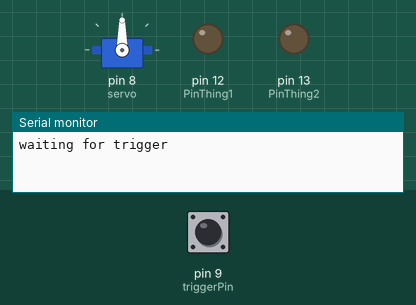
A sketch run on a simulated Arduino Uno, built with avr-gcc and run on an emulated ATmega328P. Parts: servo, output pins drawn as LEDs (lit = HIGH), the last lines printed to the serial monitor. The inputs (shaded band) are chosen by the test bench; at power-on: pin 9 (triggerPin) HIGH.

Above: at 1.2 s.
1.3 s: pin 9 (triggerPin) pulled LOW for 0.15 s
At 6.2 s:
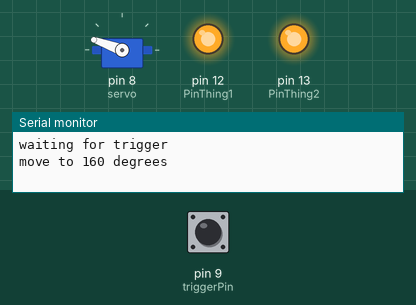
At 15.3 s:
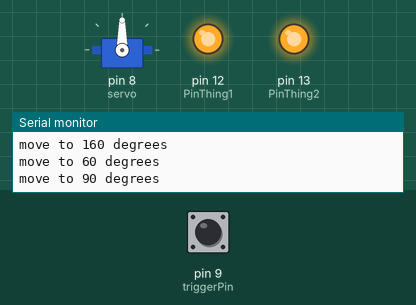
Timing chart, 0 to 30.7 s (numbered marks = the images above; inputs shaded):
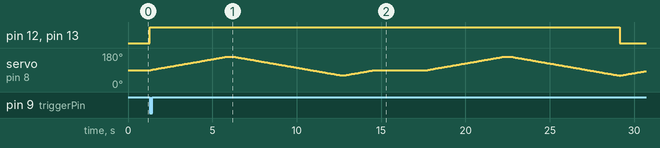

The sketch:

ServoAnimatronic.ino
```cpp
#include <VarSpeedServo.h>

VarSpeedServo servo;
# define PinThing1       12
# define PinThing2       13
enum states
{
  WAIT_FOR_TRIGGER,
  MOVE_TO_160_DEGREES,
  WAIT1,
  MOVE_TO_60_DEGREES,
  WAIT2,
  WAIT3,
  MOVE_TO_90_DEGREES,
};

const unsigned long wait1Period = 5000;
const unsigned long wait2Period = 5000;
const unsigned long wait3Period = 5000;
const unsigned long movementPeriod = 30000;
unsigned long currentTime;
unsigned long shortPeriodStartTime;
unsigned long movementPeriodStartTime;

byte currentState = WAIT_FOR_TRIGGER;
const byte triggerPin = 9;
const int servoPin = 8;
int pos = 90;
void setup()
{
  Serial.begin(115200);
  pinMode(triggerPin, INPUT_PULLUP);
  Serial.println("waiting for trigger");
  servo.attach(8);
    digitalWrite (PinThing1,    LOW);
    pinMode(PinThing2, OUTPUT);
    pinMode(PinThing1, OUTPUT);
}
// -----------------------------------------------------------------------------
struct Timer {
    byte           pin;
    unsigned long  duration;
    bool           on;
};

Timer timers [] = {
    { PinThing1, 27000 },
    { PinThing2,    27000 }
};

#define N_TIMERS    (sizeof(timers)/sizeof(Timer))

// -----------------------------------------------------------------------------
void loop()
{static unsigned long msecLst;
           unsigned long msec = millis ();

    // enable timed outputs
    if (digitalRead (triggerPin) == LOW)  {
        msecLst = msec;
        for (unsigned n = 0; n < N_TIMERS; n++)  {
            timers [n].on = true;
            digitalWrite (timers [n].pin, HIGH);
        }
    }

    // turn off timed outputs when duration expired
    Timer *t = timers;
    for (unsigned n = 0; n < N_TIMERS; n++, t++)  {
        if (t->on && (msec - msecLst) > t->duration)  {
            digitalWrite (t->pin, LOW);
            t->on = false;
        }
    }


  currentTime = millis();
  switch (currentState)
  {
    case WAIT_FOR_TRIGGER:
      if (digitalRead(triggerPin) == LOW)
      {
        currentState = MOVE_TO_160_DEGREES;
        movementPeriodStartTime = currentTime;
      }
      break;
    case MOVE_TO_160_DEGREES:
      Serial.println("move to 160 degrees");
    servo.write(160,10,true);
      shortPeriodStartTime = currentTime;
      currentState = WAIT1;

      break;
    case WAIT1:
      if (currentTime - shortPeriodStartTime >= wait1Period)
      {
        currentState = MOVE_TO_60_DEGREES;
      }
      checkMovementPeriod();
      break;
    case MOVE_TO_60_DEGREES:
      Serial.println("move to 60 degrees");
      servo.write(60,10,true);
      shortPeriodStartTime = currentTime;
      currentState = WAIT3;
      break;
        case WAIT3:
      if (currentTime - shortPeriodStartTime >= wait3Period)
      {
        currentState = MOVE_TO_90_DEGREES;
      }
      checkMovementPeriod();
      break;
    case MOVE_TO_90_DEGREES:
      Serial.println("move to 90 degrees");
      servo.write(90,10,true);
      shortPeriodStartTime = currentTime;
      currentState = WAIT2;
      break;
    case WAIT2:
      if (currentTime - shortPeriodStartTime >= wait1Period)
      {
        currentState = MOVE_TO_160_DEGREES;
      }
      checkMovementPeriod();

      break;

  };

}

void checkMovementPeriod()
{
  if (currentTime - movementPeriodStartTime >= movementPeriod)
  {
    Serial.println("movement  period ended");
    Serial.println("waiting for trigger");
    currentState = WAIT_FOR_TRIGGER;
  }
}
```
